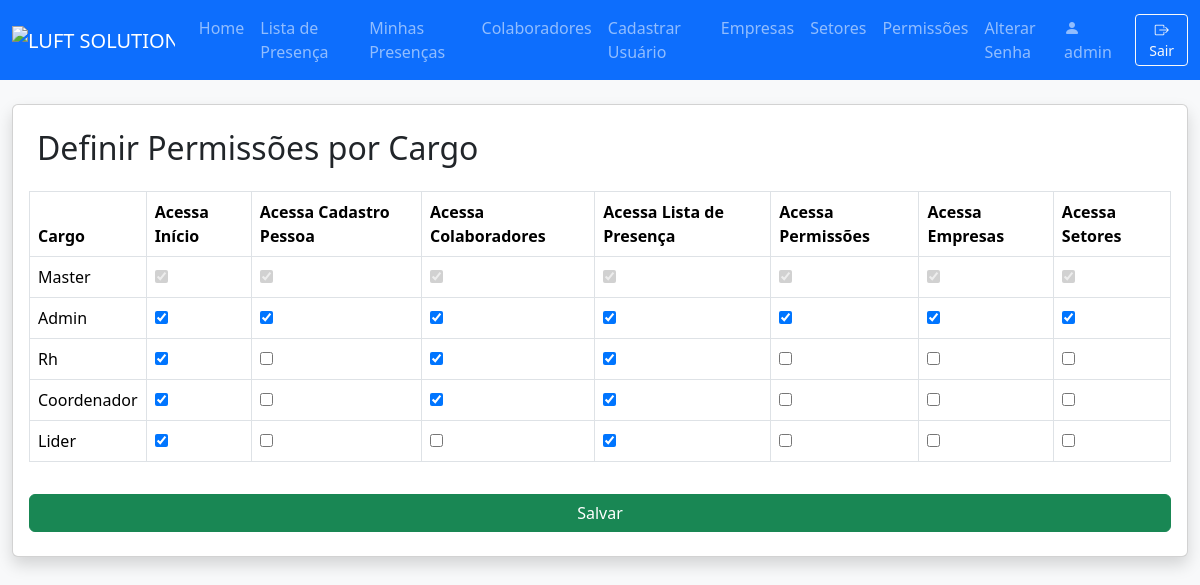
Screenshot of /permissions (signed in) with the database file from the repository.
### models.py (models this page shows)
class User(db.Model):
    id = db.Column(db.Integer, primary_key=True)
    nome_completo = db.Column(db.String(150), nullable=False)
    username = db.Column(db.String(80), unique=True, nullable=False)
    password = db.Column(db.String(200), nullable=False)
    role = db.Column(db.String(20), nullable=False, default='lider')
    empresa_id = db.Column(db.Integer, db.ForeignKey('empresa.id'))
    setor_id = db.Column(db.Integer, db.ForeignKey('setor.id'))
    empresas = db.relationship('Empresa', secondary=user_empresas, backref='usuarios')
    empresa = db.relationship('Empresa')
    setor = db.relationship('Setor')
    precisa_trocar_senha = db.Column(db.Boolean, default=True)

class Permission(db.Model):
    id = db.Column(db.Integer, primary_key=True)
    role = db.Column(db.String(50), unique=True, nullable=False)
    can_access_index = db.Column(db.Boolean, default=False)
    can_access_register_user = db.Column(db.Boolean, default=False)
    can_access_colaboradores = db.Column(db.Boolean, default=False)
    can_access_lista_presenca = db.Column(db.Boolean, default=False)
    can_access_permissions = db.Column(db.Boolean, default=False)
    can_access_empresas = db.Column(db.Boolean, default=False)  # <-- Adicione esta linha
    can_access_setores = db.Column(db.Boolean, default=False)   # <-- Adicione esta linha

### app.py (the view, shortened to what this page needs)
@app.route('/permissions', methods=['GET', 'POST'])
@login_required
def permissions():
    if not (g.user.username == MASTER_USER or has_permission(g.user, 'can_access_permissions')):
        flash('Sem acesso. Entre em contato: analiseoperacional.extrema@luftsolutions.com.br')
        return redirect(url_for('index'))
    roles = ['master', 'admin', 'rh', 'coordenador', 'lider']
    permissions = {p.role: p for p in Permission.query.all()}
    return render_template(
        'permissions.html',
        user=g.user,
        permissions=permissions,
        roles=roles,
        PERMISSIONS=PERMISSIONS,
        getattr=getattr
    )

### app.py (called while the page is built)
@app.after_request
def add_no_cache_headers(response):
    response.headers['Cache-Control'] = 'no-store, no-cache, must-revalidate, private'
    response.headers['Pragma'] = 'no-cache'
    response.headers['Expires'] = '0'
    return response

@app.before_request
def load_logged_in_user():
    user_id = session.get('user_id')
    g.user = None
    if user_id is not None:
        g.user = User.query.get(user_id)
    public_routes = ['login', 'static', 'home']
    if not g.user and request.endpoint not in public_routes:
        flash('Faça login para acessar esta página.')
        return redirect(url_for('login', next=request.url))

def login_required(f):
    @wraps(f)
    def decorated_function(*args, **kwargs):
        if g.user is None:
            flash('Faça login para acessar esta página.')
            return redirect(url_for('login', next=request.url))
        return f(*args, **kwargs)
    return decorated_function

def has_permission(user, perm_field):
    if not user:
        return False
    if user.username == MASTER_USER:
        return True
    perm = Permission.query.filter_by(role=user.role).first()
    return getattr(perm, perm_field, False) if perm else False

### templates/permissions.html (shortened to what this page needs)
<!DOCTYPE html>
<html lang="pt-br">
<head>
    <link href="https://cdn.jsdelivr.net/npm/bootstrap@5.3.3/dist/css/bootstrap.min.css" rel="stylesheet">
</head>
<body class="bg-light">
    {% extends "navbar.html" %}
    {% block content %}
    <div class="card shadow p-4 mb-4">
        <h2 class="mb-4">Definir Permissões por Cargo</h2>
        <form method="POST" class="row g-3">
            <table class="table table-bordered">
                <thead>
                    <tr>
                        <th>Cargo</th>
                        {% for field, label in PERMISSIONS %}
                            <th>{{ label }}</th>
                        {% endfor %}
                    </tr>
                </thead>
                <tbody>
                    {% for role in roles %}
                    <tr>
                        <td>{{ role.capitalize() }}</td>
                        {% if role == 'master' %}
                            {% for field, label in PERMISSIONS %}
                                <td><input type="checkbox" checked disabled></td>
                            {% endfor %}
                        {% else %}
                            {% for field, label in PERMISSIONS %}
                                <td>
                                    <input type="checkbox" name="{{ role }}_{{ field }}" {% if permissions.get(role) and getattr(permissions[role], field) %}checked{% endif %}>
                                </td>
                            {% endfor %}
                        {% endif %}
                    </tr>
                    {% endfor %}
                </tbody>
            </table>
            <button type="submit" class="btn btn-success">Salvar</button>
        </form>
    </div>
    {% endblock %}

### templates/navbar.html (shortened to what this page needs)
<!DOCTYPE html>
<html lang="pt-br">
<head>
  <link href="https://cdn.jsdelivr.net/npm/bootstrap@5.3.3/dist/css/bootstrap.min.css" rel="stylesheet">
  <link rel="stylesheet" href="https://cdn.jsdelivr.net/npm/bootstrap-icons@1.11.3/font/bootstrap-icons.min.css">
</head>
<body class="bg-light">
  <nav class="navbar navbar-expand-lg navbar-dark bg-primary">
    <div class="container-fluid">
      <a class="navbar-brand" href="#">
        <img src="https://i.postimg.cc/hPGVrc5f/LUFT-SOLUTIONS.webp" alt="LUFT SOLUTIONS" style="height:48px;">
      </a>
      <div class="collapse navbar-collapse" id="mainNavbar">
        <ul class="navbar-nav me-auto mb-2 mb-lg-0">
          {% if user and has_permission(user, 'can_access_index') %}
          <li class="nav-item">
            <a class="nav-link" href="{{ url_for('index') }}">Home</a>
          </li>
          {% endif %}
          {% if user and has_permission(user, 'can_access_lista_presenca') %}
          <li class="nav-item">
            <a class="nav-link" href="{{ url_for('lista_presenca') }}">Lista de Presença</a>
          </li>
          <li class="nav-item">
            <a class="nav-link" href="{{ url_for('minhas_presencas') }}">Minhas Presenças</a>
          </li>
          {% endif %}
          {% if user and has_permission(user, 'can_access_colaboradores') %}
          <li class="nav-item">
            <a class="nav-link" href="{{ url_for('colaboradores') }}">Colaboradores</a>
          </li>
          {% endif %}
          {% if user and has_permission(user, 'can_access_register_user') %}
          <li class="nav-item">
            <a class="nav-link" href="{{ url_for('register_user') }}">Cadastrar Usuário</a>
          </li>
          {% endif %}
          {% if user and has_permission(user, 'can_access_empresas') %}
          <li class="nav-item">
            <a class="nav-link" href="{{ url_for('empresas') }}">Empresas</a>
          </li>
          {% endif %}
          {% if user and has_permission(user, 'can_access_setores') %}
          <li class="nav-item">
            <a class="nav-link" href="{{ url_for('setores') }}">Setores</a>
          </li>
          {% endif %}
          {% if user and (user.role == 'admin' or user.role == 'master' or user.username == 'luftsolutions.extrema') %}
          <li class="nav-item">
            <a class="nav-link" href="{{ url_for('permissions') }}">Permissões</a>
          </li>
          {% endif %}
          {% if user %}
          <li class="nav-item">
              <a class="nav-link" href="{{ url_for('alterar_senha') }}">Alterar Senha</a>
          </li>
          {% endif %}
        </ul>
        {% if user %}
        <div class="d-flex align-items-center">
          <span class="navbar-text me-3">
            <i class="bi bi-person-fill"></i> {{ user.username }}
          </span>
          <a href="{{ url_for('logout') }}" class="btn btn-outline-light btn-sm" title="Sair">
            <i class="bi bi-box-arrow-right"></i> Sair
          </a>
        </div>
        {% endif %}
      </div>
    </div>
  </nav>
  <div class="container-fluid" style="padding-top: 24px;">
    {% block content %}{% endblock %}
  </div>
</body>
</html>

### rows the page displays
User: username "admin"
Permission: can_access_index "☑" "☑" "☑" "☑" "☑" "☑" "☑"
Permission: can_access_index "☑" "☑" "☑"
Permission: can_access_index "☑" "☑" "☑"
Permission: can_access_index "☑" "☑"

### other values shown
{{ label }} "Acessa Início" "Acessa Cadastro Pessoa" "Acessa Colaboradores" "Acessa Lista de Presença" "Acessa Permissões" "Acessa Empresas" "Acessa Setores"
{{ role.capitalize() }} "Master" "Admin" "Rh" "Coordenador" "Lider"
